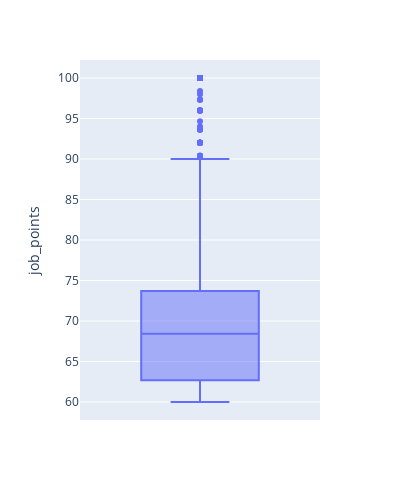

Notebook cell for this chart:
### Code cell
# job_points의 4분위수 확인
# count    10422.000000
# mean        31.607145
# std         14.093122
# min          0.000000
# 25%         21.805000
# 50%         33.155000
# 75%         42.170000
# max         73.080000
fig = px.box(data['job_points'], y = 'job_points',width=400, height=500)
fig.show()

### Figure 1 — Plotly figure (JSON) as saved in the notebook; plotly's stock layout.template omitted (floating-point values rounded to 4 significant figures; data arrays with more than 128 entries replaced by an {"elided": "..."} marker saying what was removed)
{"data": [{"alignmentgroup": "True", "hovertemplate": "job_points=%{y}<extra></extra>", "legendgroup": "", "marker": {"color": "#636efa"}, "name": "", "notched": false, "offsetgroup": "", "orientation": "v", "showlegend": false, "type": "box", "x0": " ", "xaxis": "x", "y": {"elided": "10255 float values"}, "y0": " ", "yaxis": "y"}], "layout": {"boxmode": "group", "height": 500, "legend": {"tracegroupgap": 0}, "margin": {"t": 60}, "width": 400, "xaxis": {"anchor": "y", "domain": [0, 1]}, "yaxis": {"anchor": "x", "domain": [0, 1], "title": {"text": "job_points"}}}}
